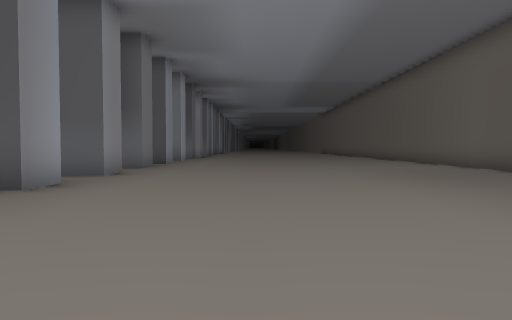
[1] (above)

21 first-person views from a walk through a Godot game level. The camera is 1.2 m above the floor, tilts 2° down and sees 70° across. The floor is counted in squares, 2 m on a side. Each view is taken from the middle of a square. On the plan, view 1 faces up. The plan holds only what a view shows up to about 10 squares ahead; the rest is blank. The place goes on beyond the plan.

[2]
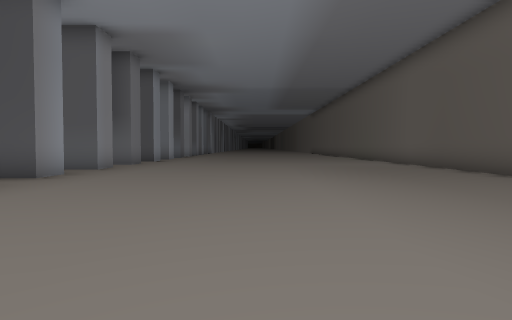

[3]
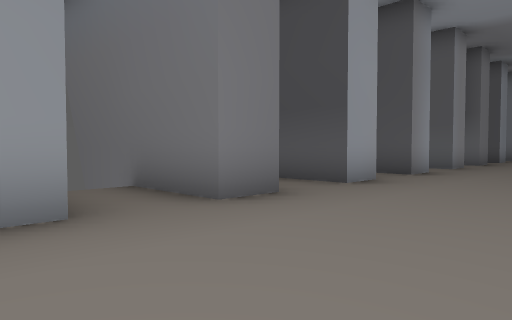

[4]
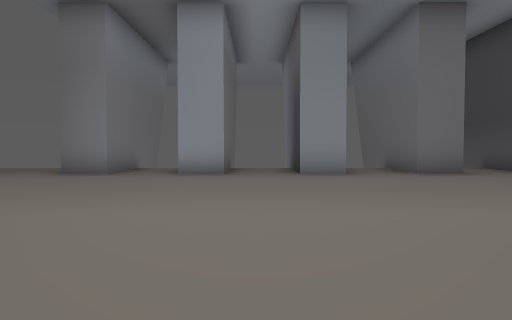

[5]
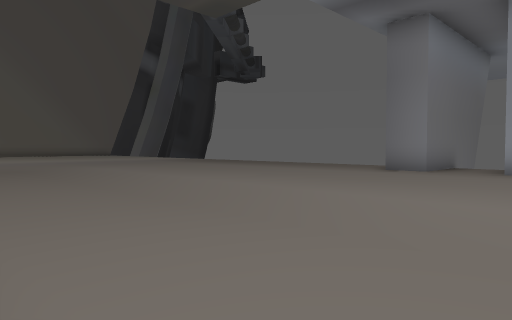

[6]
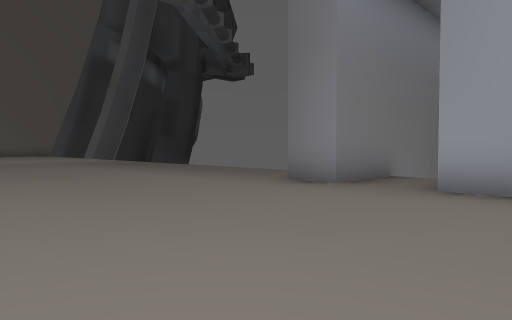

[7]
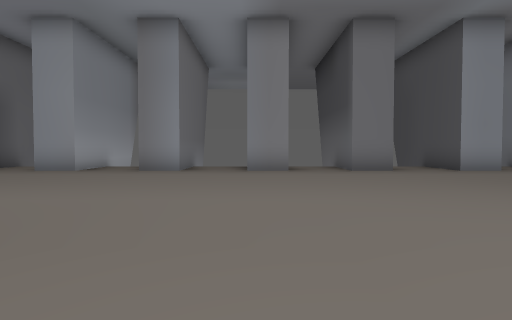

[8]
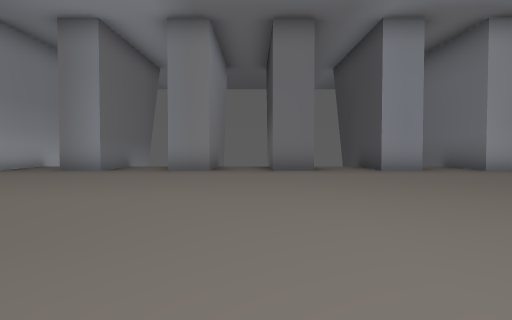

[9]
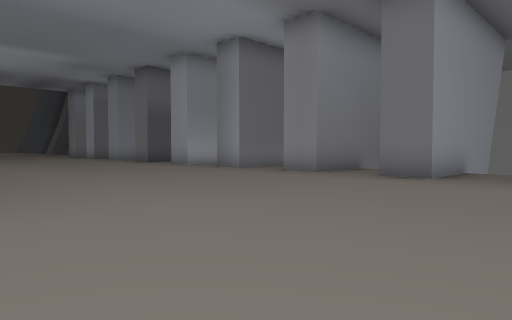

[10]
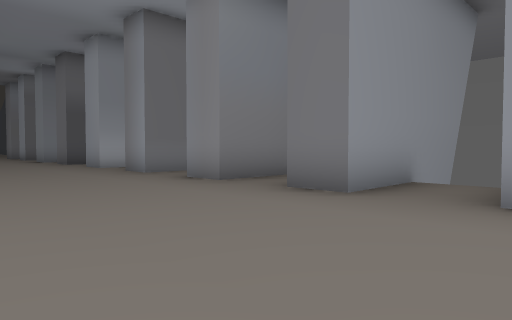

[11]
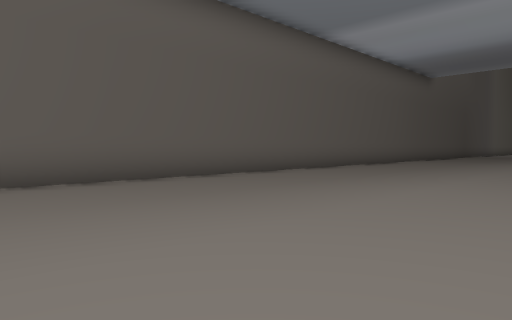

[12]
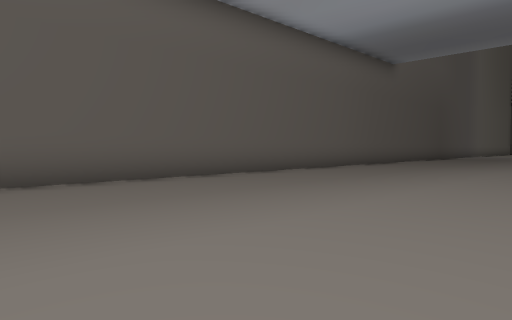

[13]
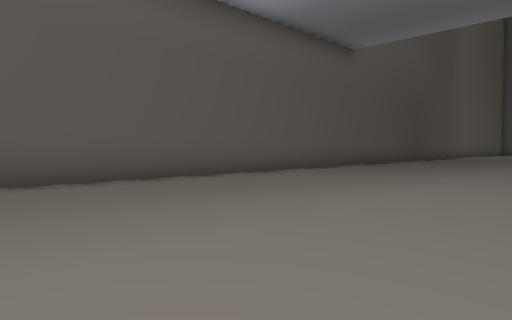

[14]
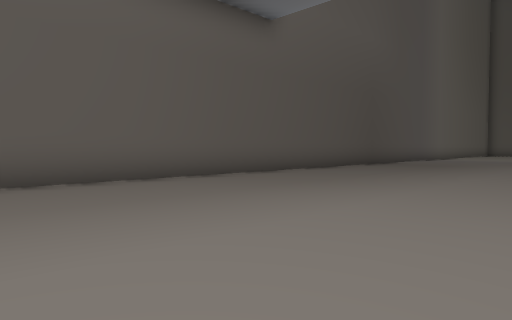

[15]
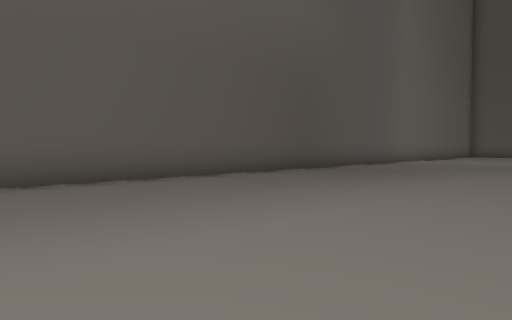

[16]
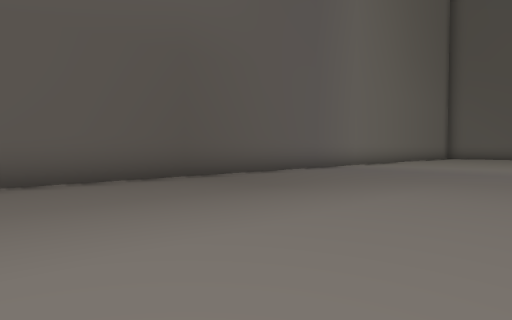

[17]
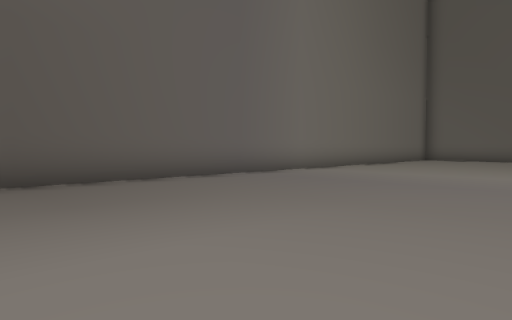

[18]
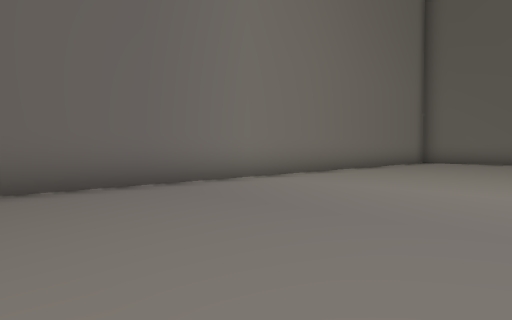

[19]
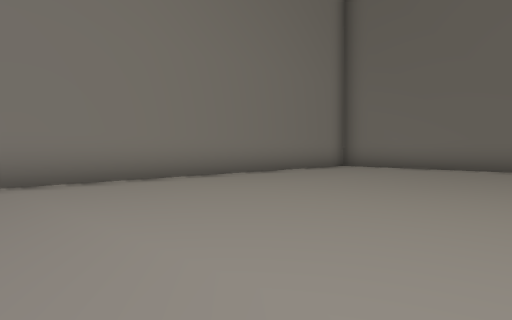

[20]
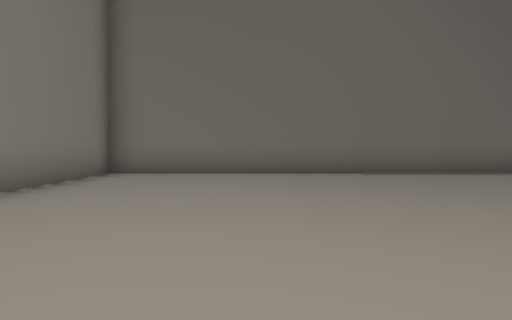

[21]
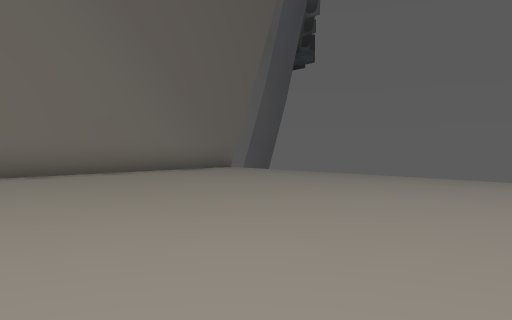

### Floor plan
Points are (right, up) in squares from view 1. A wall is a line through its corners. A room is listed if a view was taken in it or the views show most of it. See-through windows are left out.
Room 1 (views 1, 2, 3, 4, 5, 6, 7, 8, 9, 10, 11, 12, 13, 14, 15, 16, 17, 18, 19, 20, 21)
walls: (-4.5, -7.4) (-3.2, -7.4) (-3.2, -8.5); (-4.5, -4.7) (-3.2, -4.7) (-3.2, -5.9); (-3.2, -1.9) (-3.2, -3) (-4.5, -3); (-3.2, 0.8) (-3.2, -0.4) (-4.5, -0.4); (-4.1, 3.4) (-3.2, 3.4) (-3.2, 2.4) (-4.5, 2.4); (-4.5, 6.1) (-3.2, 6.1) (-3.2, 5) (-4.1, 5); (-4.5, 8.8) (-3.2, 8.8) (-3.2, 7.8) (-4.2, 7.8); (-4.5, 11.5) (-3.2, 11.5) (-3.2, 10.4) (-4, 10.4); (-3.2, 14.2) (-3.2, 13.2) (-4.1, 13.2); (-3.8, -30.4) (6.4, -30.4) (6.4, 10.1)

Positions as (right, up) in squares from view 1, and headings:
1: (0, 0), facing up
2: (1, -2), facing up
3: (0, -3), facing up-left
4: (5, -4), facing left
5: (6, -4), facing down-left
6: (2, -4), facing down-left
7: (6, 8), facing left
8: (6, 10), facing left
9: (4, 14), facing down-left
10: (1, 14), facing down-left
11: (0, 9), facing down-right
12: (0, 5), facing down-right
13: (0, 2), facing down-right
14: (0, -2), facing down-right
15: (0, -6), facing down-right
16: (0, -10), facing down-right
17: (0, -13), facing down-right
18: (1, -16), facing down-right
19: (0, -20), facing down-right
20: (3, -22), facing down
21: (2, -22), facing down-left
